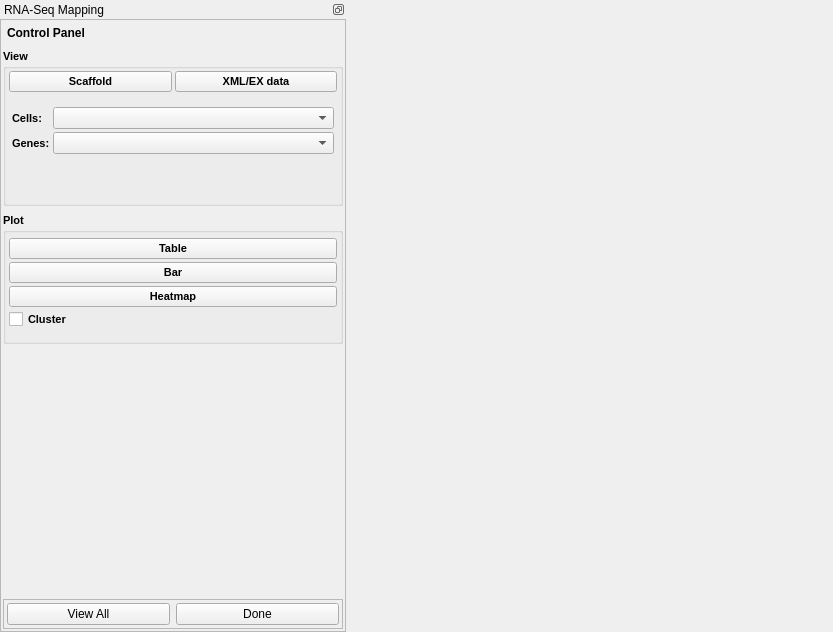
<?xml version="1.0" encoding="UTF-8"?>
<ui version="4.0">
 <class>SmoothfitWidget</class>
 <widget class="QWidget" name="SmoothfitWidget">
  <property name="geometry">
   <rect>
    <x>0</x>
    <y>0</y>
    <width>833</width>
    <height>632</height>
   </rect>
  </property>
  <property name="sizePolicy">
   <sizepolicy hsizetype="Preferred" vsizetype="Preferred">
    <horstretch>0</horstretch>
    <verstretch>0</verstretch>
   </sizepolicy>
  </property>
  <property name="windowTitle">
   <string>Form</string>
  </property>
  <layout class="QHBoxLayout" name="horizontalLayout">
   <property name="spacing">
    <number>0</number>
   </property>
   <property name="leftMargin">
    <number>0</number>
   </property>
   <property name="topMargin">
    <number>0</number>
   </property>
   <property name="rightMargin">
    <number>0</number>
   </property>
   <property name="bottomMargin">
    <number>0</number>
   </property>
   <item>
    <widget class="QDockWidget" name="dockWidget">
     <property name="sizePolicy">
      <sizepolicy hsizetype="Preferred" vsizetype="Expanding">
       <horstretch>0</horstretch>
       <verstretch>0</verstretch>
      </sizepolicy>
     </property>
     <property name="minimumSize">
      <size>
       <width>346</width>
       <height>135</height>
      </size>
     </property>
     <property name="features">
      <set>QDockWidget::DockWidgetFloatable|QDockWidget::DockWidgetMovable</set>
     </property>
     <property name="allowedAreas">
      <set>Qt::AllDockWidgetAreas</set>
     </property>
     <property name="windowTitle">
      <string>RNA-Seq Mapping</string>
     </property>
     <widget class="QWidget" name="dockWidgetContents">
      <property name="sizePolicy">
       <sizepolicy hsizetype="Preferred" vsizetype="Expanding">
        <horstretch>0</horstretch>
        <verstretch>0</verstretch>
       </sizepolicy>
      </property>
      <layout class="QVBoxLayout" name="verticalLayout_2">
       <property name="leftMargin">
        <number>0</number>
       </property>
       <property name="topMargin">
        <number>0</number>
       </property>
       <property name="rightMargin">
        <number>0</number>
       </property>
       <property name="bottomMargin">
        <number>0</number>
       </property>
       <item>
        <widget class="QScrollArea" name="scrollArea">
         <property name="sizePolicy">
          <sizepolicy hsizetype="Minimum" vsizetype="Expanding">
           <horstretch>0</horstretch>
           <verstretch>0</verstretch>
          </sizepolicy>
         </property>
         <property name="horizontalScrollBarPolicy">
          <enum>Qt::ScrollBarAlwaysOff</enum>
         </property>
         <property name="widgetResizable">
          <bool>true</bool>
         </property>
         <widget class="QWidget" name="scrollAreaWidgetContents">
          <property name="geometry">
           <rect>
            <x>0</x>
            <y>0</y>
            <width>344</width>
            <height>608</height>
           </rect>
          </property>
          <layout class="QVBoxLayout" name="verticalLayout_3">
           <property name="spacing">
            <number>2</number>
           </property>
           <property name="leftMargin">
            <number>2</number>
           </property>
           <property name="topMargin">
            <number>2</number>
           </property>
           <property name="rightMargin">
            <number>2</number>
           </property>
           <property name="bottomMargin">
            <number>2</number>
           </property>
           <item>
            <widget class="QToolBox" name="toolBox">
             <property name="sizePolicy">
              <sizepolicy hsizetype="Preferred" vsizetype="Expanding">
               <horstretch>0</horstretch>
               <verstretch>0</verstretch>
              </sizepolicy>
             </property>
             <property name="styleSheet">
              <string notr="true">QToolBox::tab {
         background: qlineargradient(x1: 0, y1: 0, x2: 0, y2: 1,
                                     stop: 0 #E1E1E1, stop: 0.4 #DDDDDD,
                                     stop: 0.5 #D8D8D8, stop: 1.0 #D3D3D3);
         border-radius: 5px;
         color: black;
     }

     QToolBox::tab:selected { /* italicize selected tabs */
         font: bold;
         color: black;
     }
QToolBox {
    padding : 0
}</string>
             </property>
             <property name="currentIndex">
              <number>0</number>
             </property>
             <property name="tabSpacing">
              <number>2</number>
             </property>
             <widget class="QWidget" name="genePage">
              <property name="geometry">
               <rect>
                <x>0</x>
                <y>0</y>
                <width>340</width>
                <height>548</height>
               </rect>
              </property>
              <property name="sizePolicy">
               <sizepolicy hsizetype="Preferred" vsizetype="Expanding">
                <horstretch>0</horstretch>
                <verstretch>0</verstretch>
               </sizepolicy>
              </property>
              <attribute name="label">
               <string>Control Panel</string>
              </attribute>
              <layout class="QVBoxLayout" name="verticalLayout_5">
               <property name="spacing">
                <number>7</number>
               </property>
               <property name="leftMargin">
                <number>0</number>
               </property>
               <property name="topMargin">
                <number>3</number>
               </property>
               <property name="rightMargin">
                <number>0</number>
               </property>
               <property name="bottomMargin">
                <number>3</number>
               </property>
               <item>
                <widget class="QGroupBox" name="ViewGroupBox">
                 <property name="font">
                  <font>
                   <pointsize>8</pointsize>
                   <weight>75</weight>
                   <bold>true</bold>
                  </font>
                 </property>
                 <property name="title">
                  <string>View</string>
                 </property>
                 <property name="checkable">
                  <bool>false</bool>
                 </property>
                 <layout class="QVBoxLayout" name="verticalLayout_7">
                  <property name="spacing">
                   <number>3</number>
                  </property>
                  <property name="leftMargin">
                   <number>3</number>
                  </property>
                  <property name="topMargin">
                   <number>3</number>
                  </property>
                  <property name="rightMargin">
                   <number>3</number>
                  </property>
                  <property name="bottomMargin">
                   <number>3</number>
                  </property>
                  <item>
                   <widget class="QWidget" name="viewerWidgets" native="true">
                    <property name="sizePolicy">
                     <sizepolicy hsizetype="Preferred" vsizetype="Fixed">
                      <horstretch>0</horstretch>
                      <verstretch>0</verstretch>
                     </sizepolicy>
                    </property>
                    <layout class="QGridLayout" name="gridLayout" rowstretch="2">
                     <property name="leftMargin">
                      <number>0</number>
                     </property>
                     <property name="topMargin">
                      <number>0</number>
                     </property>
                     <property name="rightMargin">
                      <number>0</number>
                     </property>
                     <property name="bottomMargin">
                      <number>0</number>
                     </property>
                     <property name="spacing">
                      <number>3</number>
                     </property>
                     <item row="0" column="1">
                      <widget class="QPushButton" name="alignSaveButton">
                       <property name="enabled">
                        <bool>true</bool>
                       </property>
                       <property name="toolTip">
                        <string>Save alignment settings for recall later or when next run</string>
                       </property>
                       <property name="text">
                        <string>XML/EX data</string>
                       </property>
                      </widget>
                     </item>
                     <item row="0" column="0">
                      <widget class="QPushButton" name="viewScaffoldButton">
                       <property name="enabled">
                        <bool>true</bool>
                       </property>
                       <property name="toolTip">
                        <string>Load pre-saved alignment settings</string>
                       </property>
                       <property name="text">
                        <string>Scaffold</string>
                       </property>
                      </widget>
                     </item>
                    </layout>
                   </widget>
                  </item>
                  <item>
                   <widget class="Line" name="line_3">
                    <property name="orientation">
                     <enum>Qt::Vertical</enum>
                    </property>
                   </widget>
                  </item>
                  <item>
                   <widget class="Line" name="line_2">
                    <property name="orientation">
                     <enum>Qt::Vertical</enum>
                    </property>
                   </widget>
                  </item>
                  <item>
                   <widget class="Line" name="line">
                    <property name="orientation">
                     <enum>Qt::Vertical</enum>
                    </property>
                   </widget>
                  </item>
                  <item>
                   <widget class="QWidget" name="cellGeneWidgets" native="true">
                    <property name="sizePolicy">
                     <sizepolicy hsizetype="Preferred" vsizetype="Fixed">
                      <horstretch>0</horstretch>
                      <verstretch>0</verstretch>
                     </sizepolicy>
                    </property>
                    <layout class="QFormLayout" name="formLayout">
                     <property name="horizontalSpacing">
                      <number>3</number>
                     </property>
                     <property name="verticalSpacing">
                      <number>3</number>
                     </property>
                     <property name="leftMargin">
                      <number>3</number>
                     </property>
                     <property name="topMargin">
                      <number>3</number>
                     </property>
                     <property name="rightMargin">
                      <number>3</number>
                     </property>
                     <property name="bottomMargin">
                      <number>3</number>
                     </property>
                     <item row="2" column="0">
                      <widget class="QLabel" name="cellSelectLabel">
                       <property name="text">
                        <string>Cells:</string>
                       </property>
                      </widget>
                     </item>
                     <item row="2" column="1">
                      <widget class="QComboBox" name="cellSelectcomboBox"/>
                     </item>
                     <item row="3" column="0">
                      <widget class="QLabel" name="geneSelectLabel">
                       <property name="text">
                        <string>Genes:</string>
                       </property>
                      </widget>
                     </item>
                     <item row="3" column="1">
                      <widget class="QComboBox" name="comboBox"/>
                     </item>
                     <item row="4" column="1">
                      <spacer name="verticalSpacer">
                       <property name="orientation">
                        <enum>Qt::Vertical</enum>
                       </property>
                       <property name="sizeHint" stdset="0">
                        <size>
                         <width>20</width>
                         <height>40</height>
                        </size>
                       </property>
                      </spacer>
                     </item>
                    </layout>
                   </widget>
                  </item>
                 </layout>
                </widget>
               </item>
               <item>
                <widget class="QGroupBox" name="plotGroupBox">
                 <property name="font">
                  <font>
                   <pointsize>8</pointsize>
                   <weight>75</weight>
                   <bold>true</bold>
                  </font>
                 </property>
                 <property name="title">
                  <string>Plot</string>
                 </property>
                 <property name="checkable">
                  <bool>false</bool>
                 </property>
                 <layout class="QVBoxLayout" name="verticalLayout_8">
                  <property name="spacing">
                   <number>3</number>
                  </property>
                  <property name="leftMargin">
                   <number>3</number>
                  </property>
                  <property name="topMargin">
                   <number>3</number>
                  </property>
                  <property name="rightMargin">
                   <number>3</number>
                  </property>
                  <property name="bottomMargin">
                   <number>3</number>
                  </property>
                  <item>
                   <widget class="QWidget" name="viewerWidgets_2" native="true">
                    <property name="sizePolicy">
                     <sizepolicy hsizetype="Preferred" vsizetype="Fixed">
                      <horstretch>0</horstretch>
                      <verstretch>0</verstretch>
                     </sizepolicy>
                    </property>
                    <layout class="QGridLayout" name="gridLayout_5" rowstretch="0">
                     <property name="leftMargin">
                      <number>0</number>
                     </property>
                     <property name="topMargin">
                      <number>0</number>
                     </property>
                     <property name="rightMargin">
                      <number>0</number>
                     </property>
                     <property name="bottomMargin">
                      <number>0</number>
                     </property>
                     <property name="spacing">
                      <number>3</number>
                     </property>
                    </layout>
                   </widget>
                  </item>
                  <item>
                   <widget class="QPushButton" name="heatMappushButton_4">
                    <property name="text">
                     <string>Table</string>
                    </property>
                   </widget>
                  </item>
                  <item>
                   <widget class="QPushButton" name="barPlotpushButton">
                    <property name="text">
                     <string>Bar</string>
                    </property>
                   </widget>
                  </item>
                  <item>
                   <widget class="QPushButton" name="heatMappushButton">
                    <property name="text">
                     <string>Heatmap</string>
                    </property>
                   </widget>
                  </item>
                  <item>
                   <widget class="QCheckBox" name="checkBox">
                    <property name="minimumSize">
                     <size>
                      <width>20</width>
                      <height>0</height>
                     </size>
                    </property>
                    <property name="text">
                     <string>Cluster</string>
                    </property>
                   </widget>
                  </item>
                  <item>
                   <widget class="Line" name="line_4">
                    <property name="orientation">
                     <enum>Qt::Vertical</enum>
                    </property>
                   </widget>
                  </item>
                  <item>
                   <widget class="Line" name="line_5">
                    <property name="orientation">
                     <enum>Qt::Vertical</enum>
                    </property>
                   </widget>
                  </item>
                  <item>
                   <widget class="Line" name="line_6">
                    <property name="orientation">
                     <enum>Qt::Vertical</enum>
                    </property>
                   </widget>
                  </item>
                 </layout>
                </widget>
               </item>
               <item>
                <spacer name="verticalSpacer_2">
                 <property name="orientation">
                  <enum>Qt::Vertical</enum>
                 </property>
                 <property name="sizeHint" stdset="0">
                  <size>
                   <width>20</width>
                   <height>40</height>
                  </size>
                 </property>
                </spacer>
               </item>
              </layout>
             </widget>
            </widget>
           </item>
           <item>
            <widget class="QFrame" name="frame">
             <property name="frameShape">
              <enum>QFrame::StyledPanel</enum>
             </property>
             <property name="frameShadow">
              <enum>QFrame::Raised</enum>
             </property>
             <layout class="QHBoxLayout" name="horizontalLayout_2">
              <property name="leftMargin">
               <number>3</number>
              </property>
              <property name="topMargin">
               <number>3</number>
              </property>
              <property name="rightMargin">
               <number>3</number>
              </property>
              <property name="bottomMargin">
               <number>3</number>
              </property>
              <item>
               <widget class="QPushButton" name="viewAllButton">
                <property name="toolTip">
                 <string>Adjust the view to see the whole model</string>
                </property>
                <property name="text">
                 <string>View All</string>
                </property>
               </widget>
              </item>
              <item>
               <widget class="QPushButton" name="doneButton">
                <property name="sizePolicy">
                 <sizepolicy hsizetype="Minimum" vsizetype="Fixed">
                  <horstretch>0</horstretch>
                  <verstretch>0</verstretch>
                 </sizepolicy>
                </property>
                <property name="toolTip">
                 <string>Finish this step</string>
                </property>
                <property name="text">
                 <string>Done</string>
                </property>
               </widget>
              </item>
             </layout>
            </widget>
           </item>
          </layout>
         </widget>
        </widget>
       </item>
      </layout>
     </widget>
    </widget>
   </item>
   <item>
    <widget class="AlignmentSceneviewerWidget" name="sceneviewerWidget" native="true">
     <property name="sizePolicy">
      <sizepolicy hsizetype="Expanding" vsizetype="Preferred">
       <horstretch>1</horstretch>
       <verstretch>0</verstretch>
      </sizepolicy>
     </property>
    </widget>
   </item>
  </layout>
 </widget>
 <customwidgets>
  <customwidget>
   <class>AlignmentSceneviewerWidget</class>
   <extends>QWidget</extends>
   <header>alignmentsceneviewerwidget.h</header>
   <container>1</container>
  </customwidget>
 </customwidgets>
 <resources/>
 <connections/>
</ui>
